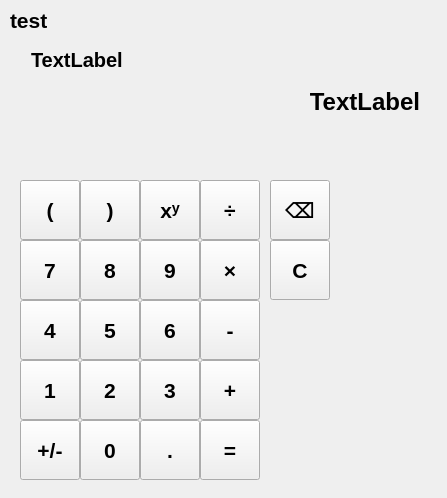
<?xml version="1.0" encoding="UTF-8"?>
<ui version="4.0">
 <class>TaschenrechnerV2Class</class>
 <widget class="QMainWindow" name="TaschenrechnerV2Class">
  <property name="geometry">
   <rect>
    <x>0</x>
    <y>0</y>
    <width>447</width>
    <height>498</height>
   </rect>
  </property>
  <property name="font">
   <font>
    <family>Segoe UI</family>
    <pointsize>16</pointsize>
    <weight>75</weight>
    <bold>true</bold>
   </font>
  </property>
  <property name="windowTitle">
   <string>Taschenrechner</string>
  </property>
  <property name="tabShape">
   <enum>QTabWidget::Rounded</enum>
  </property>
  <widget class="QWidget" name="centralWidget">
   <widget class="QLabel" name="debugLabel">
    <property name="geometry">
     <rect>
      <x>10</x>
      <y>10</y>
      <width>71</width>
      <height>21</height>
     </rect>
    </property>
    <property name="text">
     <string>test</string>
    </property>
   </widget>
   <widget class="QPushButton" name="pushButton_number0">
    <property name="geometry">
     <rect>
      <x>80</x>
      <y>420</y>
      <width>60</width>
      <height>60</height>
     </rect>
    </property>
    <property name="text">
     <string>0</string>
    </property>
   </widget>
   <widget class="QPushButton" name="pushButton_number1">
    <property name="geometry">
     <rect>
      <x>20</x>
      <y>360</y>
      <width>60</width>
      <height>60</height>
     </rect>
    </property>
    <property name="text">
     <string>1</string>
    </property>
   </widget>
   <widget class="QPushButton" name="pushButton_number2">
    <property name="geometry">
     <rect>
      <x>80</x>
      <y>360</y>
      <width>60</width>
      <height>60</height>
     </rect>
    </property>
    <property name="text">
     <string>2</string>
    </property>
   </widget>
   <widget class="QPushButton" name="pushButton_number3">
    <property name="geometry">
     <rect>
      <x>140</x>
      <y>360</y>
      <width>60</width>
      <height>60</height>
     </rect>
    </property>
    <property name="text">
     <string>3</string>
    </property>
   </widget>
   <widget class="QPushButton" name="pushButton_number4">
    <property name="geometry">
     <rect>
      <x>20</x>
      <y>300</y>
      <width>60</width>
      <height>60</height>
     </rect>
    </property>
    <property name="text">
     <string>4</string>
    </property>
   </widget>
   <widget class="QPushButton" name="pushButton_number5">
    <property name="geometry">
     <rect>
      <x>80</x>
      <y>300</y>
      <width>60</width>
      <height>60</height>
     </rect>
    </property>
    <property name="text">
     <string>5</string>
    </property>
   </widget>
   <widget class="QPushButton" name="pushButton_number6">
    <property name="geometry">
     <rect>
      <x>140</x>
      <y>300</y>
      <width>60</width>
      <height>60</height>
     </rect>
    </property>
    <property name="text">
     <string>6</string>
    </property>
   </widget>
   <widget class="QPushButton" name="pushButton_number7">
    <property name="geometry">
     <rect>
      <x>20</x>
      <y>240</y>
      <width>60</width>
      <height>60</height>
     </rect>
    </property>
    <property name="text">
     <string>7</string>
    </property>
   </widget>
   <widget class="QPushButton" name="pushButton_number8">
    <property name="geometry">
     <rect>
      <x>80</x>
      <y>240</y>
      <width>60</width>
      <height>60</height>
     </rect>
    </property>
    <property name="text">
     <string>8</string>
    </property>
   </widget>
   <widget class="QPushButton" name="pushButton_number9">
    <property name="geometry">
     <rect>
      <x>140</x>
      <y>240</y>
      <width>60</width>
      <height>60</height>
     </rect>
    </property>
    <property name="text">
     <string>9</string>
    </property>
   </widget>
   <widget class="QPushButton" name="pushButton_enter">
    <property name="geometry">
     <rect>
      <x>200</x>
      <y>420</y>
      <width>60</width>
      <height>60</height>
     </rect>
    </property>
    <property name="text">
     <string>=</string>
    </property>
   </widget>
   <widget class="QPushButton" name="pushButton_changeNum">
    <property name="geometry">
     <rect>
      <x>20</x>
      <y>420</y>
      <width>60</width>
      <height>60</height>
     </rect>
    </property>
    <property name="text">
     <string>+/-</string>
    </property>
   </widget>
   <widget class="QPushButton" name="pushButton_dot">
    <property name="geometry">
     <rect>
      <x>140</x>
      <y>420</y>
      <width>60</width>
      <height>60</height>
     </rect>
    </property>
    <property name="text">
     <string>.</string>
    </property>
   </widget>
   <widget class="QPushButton" name="pushButton_plus">
    <property name="geometry">
     <rect>
      <x>200</x>
      <y>360</y>
      <width>60</width>
      <height>60</height>
     </rect>
    </property>
    <property name="text">
     <string>+</string>
    </property>
   </widget>
   <widget class="QPushButton" name="pushButton_minus">
    <property name="geometry">
     <rect>
      <x>200</x>
      <y>300</y>
      <width>60</width>
      <height>60</height>
     </rect>
    </property>
    <property name="text">
     <string>-</string>
    </property>
   </widget>
   <widget class="QPushButton" name="pushButton_times">
    <property name="geometry">
     <rect>
      <x>200</x>
      <y>240</y>
      <width>60</width>
      <height>60</height>
     </rect>
    </property>
    <property name="text">
     <string>×</string>
    </property>
   </widget>
   <widget class="QPushButton" name="pushButton_by">
    <property name="geometry">
     <rect>
      <x>200</x>
      <y>180</y>
      <width>60</width>
      <height>60</height>
     </rect>
    </property>
    <property name="text">
     <string>÷</string>
    </property>
   </widget>
   <widget class="QPushButton" name="pushButton_power">
    <property name="geometry">
     <rect>
      <x>140</x>
      <y>180</y>
      <width>60</width>
      <height>60</height>
     </rect>
    </property>
    <property name="text">
     <string>xʸ</string>
    </property>
   </widget>
   <widget class="QPushButton" name="pushButton_bracketOpen">
    <property name="geometry">
     <rect>
      <x>20</x>
      <y>180</y>
      <width>60</width>
      <height>60</height>
     </rect>
    </property>
    <property name="text">
     <string>(</string>
    </property>
   </widget>
   <widget class="QPushButton" name="pushButton_bracketClose">
    <property name="geometry">
     <rect>
      <x>80</x>
      <y>180</y>
      <width>60</width>
      <height>60</height>
     </rect>
    </property>
    <property name="text">
     <string>)</string>
    </property>
   </widget>
   <widget class="QPushButton" name="pushButton_clear">
    <property name="geometry">
     <rect>
      <x>270</x>
      <y>240</y>
      <width>60</width>
      <height>60</height>
     </rect>
    </property>
    <property name="text">
     <string>C</string>
    </property>
   </widget>
   <widget class="QPushButton" name="pushButton_deleteNum">
    <property name="geometry">
     <rect>
      <x>270</x>
      <y>180</y>
      <width>60</width>
      <height>60</height>
     </rect>
    </property>
    <property name="text">
     <string>⌫</string>
    </property>
   </widget>
   <widget class="QWidget" name="">
    <property name="geometry">
     <rect>
      <x>20</x>
      <y>30</y>
      <width>411</width>
      <height>101</height>
     </rect>
    </property>
    <layout class="QVBoxLayout" name="verticalLayout">
     <item>
      <widget class="QLabel" name="inputLabel">
       <property name="font">
        <font>
         <pointsize>15</pointsize>
        </font>
       </property>
       <property name="mouseTracking">
        <bool>false</bool>
       </property>
       <property name="whatsThis">
        <string extracomment="Result"/>
       </property>
       <property name="layoutDirection">
        <enum>Qt::LeftToRight</enum>
       </property>
       <property name="text">
        <string>TextLabel</string>
       </property>
       <property name="alignment">
        <set>Qt::AlignLeading|Qt::AlignLeft|Qt::AlignVCenter</set>
       </property>
      </widget>
     </item>
     <item>
      <widget class="QLabel" name="resultLabel">
       <property name="font">
        <font>
         <pointsize>18</pointsize>
        </font>
       </property>
       <property name="mouseTracking">
        <bool>false</bool>
       </property>
       <property name="whatsThis">
        <string extracomment="Result"/>
       </property>
       <property name="layoutDirection">
        <enum>Qt::LeftToRight</enum>
       </property>
       <property name="text">
        <string>TextLabel</string>
       </property>
       <property name="alignment">
        <set>Qt::AlignRight|Qt::AlignTrailing|Qt::AlignVCenter</set>
       </property>
      </widget>
     </item>
    </layout>
   </widget>
  </widget>
 </widget>
 <layoutdefault spacing="6" margin="11"/>
 <resources>
  <include location="TaschenrechnerV2.qrc"/>
 </resources>
 <connections/>
</ui>
